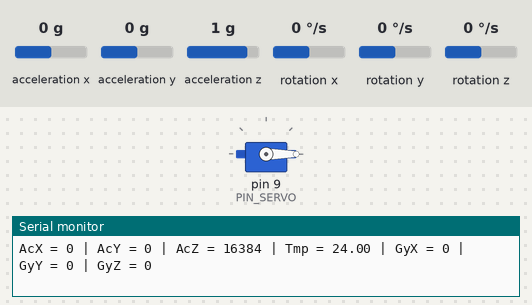
This sketch was run on a simulated Arduino Uno, built with avr-gcc and run on an emulated ATmega328P. Shown: servo, the last lines printed to the serial monitor. Wiring (inferred from the names in the program): MPU-6050 motion sensor at I2C address 0x68. The inputs (shaded band) are chosen by the test bench; at power-on: acceleration x 0 g, acceleration y 0 g, acceleration z 1 g, rotation x 0 °/s, rotation y 0 °/s, rotation z 0 °/s.

Above: at 1.3 s.
1.4 s: acceleration x set to -1.4 g
At 2.1 s:
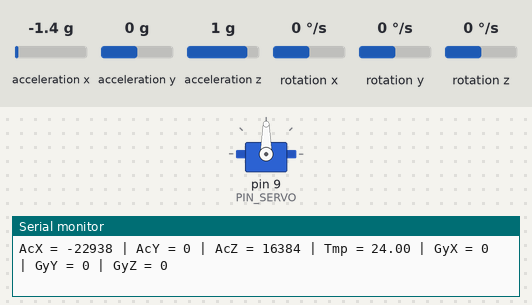
3.0 s: acceleration y set to -1.4 g
At 4.3 s:
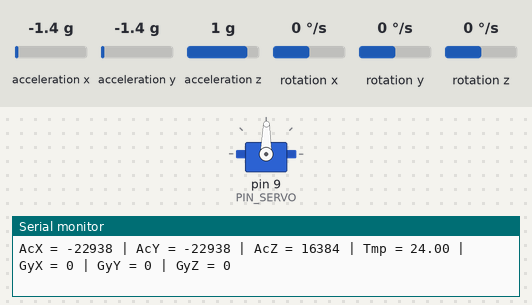
4.6 s: acceleration x set to 0 g
At 5.8 s:
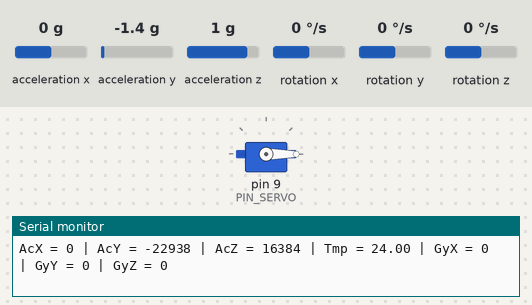
6.1 s: acceleration x set to -0.8 g
At 6.9 s:
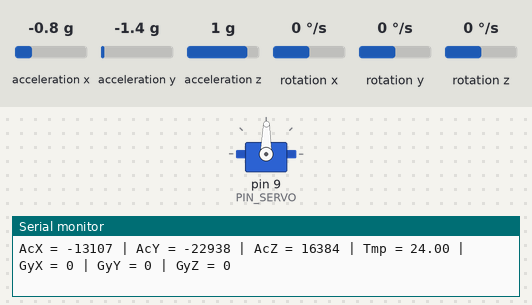
Timing chart, 0 to 8.7 s (numbered marks = the images above; inputs shaded):
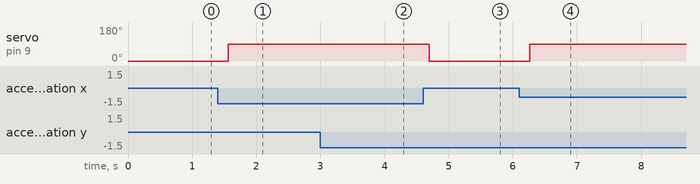

Measured:
- after the input at 1.4 s, servo on pin 9 (PIN_SERVO): 0° → 90° after 0.16 s
- after the input at 3.0 s, servo on pin 9 (PIN_SERVO): 90° → 89° after 0.13 s
- after the input at 4.6 s, servo on pin 9 (PIN_SERVO): 89° → 0° after 0.10 s
- after the input at 6.1 s, servo on pin 9 (PIN_SERVO): 0° → 89° after 0.16 s

The sketch:

Ejercicio17-I2C_Servo.ino
```cpp
#define PIN_SERVO 9

#include<Wire.h>
#include <Servo.h>

const int MPU_addr = 0x68; // I2C address of the MPU-6050
int16_t AcX, AcY, AcZ, Tmp, GyX, GyY, GyZ;

Servo myservo;

void setup() {
  Wire.begin();
  Wire.beginTransmission(MPU_addr);
  Wire.write(0x6B);  // PWR_MGMT_1 register
  Wire.write(0);     // set to zero (wakes up the MPU-6050)
  Wire.endTransmission(true);

  myservo.attach(PIN_SERVO);

  Serial.begin(9600);
}

void loop() {
  Wire.beginTransmission(MPU_addr);
  Wire.write(0x3B);  // starting with register 0x3B (ACCEL_XOUT_H)
  Wire.endTransmission(false);
  Wire.requestFrom(MPU_addr, 14, true); // request a total of 14 registers
  AcX = Wire.read() << 8 | Wire.read(); // 0x3B (ACCEL_XOUT_H) & 0x3C (ACCEL_XOUT_L)
  AcY = Wire.read() << 8 | Wire.read(); // 0x3D (ACCEL_YOUT_H) & 0x3E (ACCEL_YOUT_L)
  AcZ = Wire.read() << 8 | Wire.read(); // 0x3F (ACCEL_ZOUT_H) & 0x40 (ACCEL_ZOUT_L)
  Tmp = Wire.read() << 8 | Wire.read(); // 0x41 (TEMP_OUT_H) & 0x42 (TEMP_OUT_L)
  GyX = Wire.read() << 8 | Wire.read(); // 0x43 (GYRO_XOUT_H) & 0x44 (GYRO_XOUT_L)
  GyY = Wire.read() << 8 | Wire.read(); // 0x45 (GYRO_YOUT_H) & 0x46 (GYRO_YOUT_L)
  GyZ = Wire.read() << 8 | Wire.read(); // 0x47 (GYRO_ZOUT_H) & 0x48 (GYRO_ZOUT_L)
  Serial.print("AcX = "); Serial.print(AcX);
  Serial.print(" | AcY = "); Serial.print(AcY);
  Serial.print(" | AcZ = "); Serial.print(AcZ);
  Serial.print(" | Tmp = "); Serial.print(Tmp / 340.00 + 36.53); //equation for temperature in degrees C from datasheet
  Serial.print(" | GyX = "); Serial.print(GyX);
  Serial.print(" | GyY = "); Serial.print(GyY);
  Serial.print(" | GyZ = "); Serial.println(GyZ);
  float anguloY = atan(AcX/sqrt((AcY*AcY)+(AcZ*AcZ)));  //En radianes
  int angulo_servo = abs(anguloY * 180/M_PI); //En grados
  myservo.write(angulo_servo);
  delay(500);
}
```
